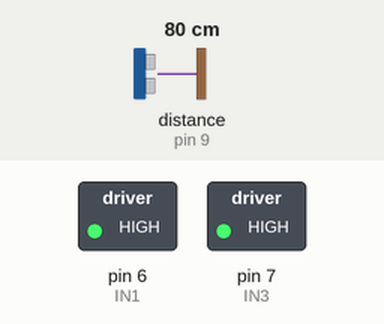
Simulated run of this sketch. Board: Arduino Uno, built with avr-gcc and run on an emulated ATmega328P. Parts: switched loads named in the sketch (green lamp = pin HIGH). Wiring (inferred from the names in the program): ultrasonic range finder: trigger pin 8; echo pin 9. Inputs (shaded band) come from the test bench; at power-on: distance to the obstacle (sensor on pin 9) 80 cm. The echo pulse lasts 58.3 µs per cm; pins used as bus, display or sensor lines are not drawn.

Above: at 1.2 s.
1.3 s: distance to the obstacle (sensor on pin 9) set to 28 cm
2.8 s: distance to the obstacle (sensor on pin 9) set to 24 cm
At 3.6 s:
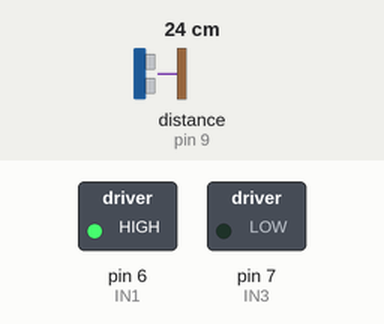
4.3 s: distance to the obstacle (sensor on pin 9) set to 35 cm
At 5.0 s:
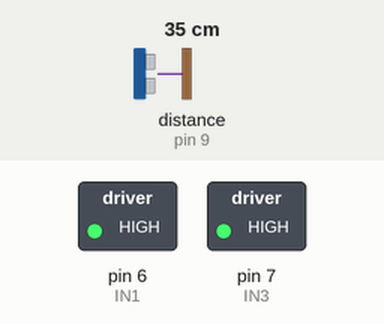
5.8 s: distance to the obstacle (sensor on pin 9) set to 2 cm
At 7.0 s:
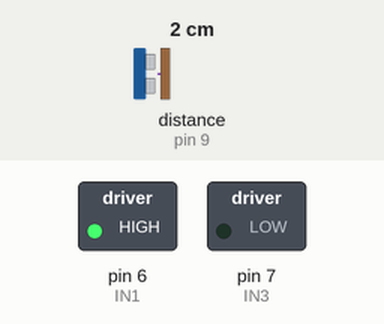
Timing chart, 0 to 8.3 s (numbered marks = the images above; inputs shaded):
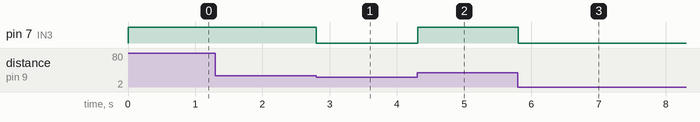

Measured:
- the behaviour switches between 27 and 26 cm on distance to the obstacle (sensor on pin 9) (found by bisection; images 0 and 1)
- after the input at 1.3 s, every drawn part: stays the same
- after the input at 2.8 s, pin 7 (IN3): HIGH → LOW at once
- after the input at 4.3 s, pin 7 (IN3): LOW → HIGH at once
- after the input at 5.8 s, pin 7 (IN3): HIGH → LOW at once

The sketch:

2WD_Robot_UltrSonic.ino
```cpp
#define IN1 6
#define IN3 7
#define trig 8
#define echo 9
long duration = 0, distance = 0;
long ultrasonic(byte trigpin, byte echopin) {
  digitalWrite(trigpin, 0);
  delayMicroseconds(2);
  digitalWrite(trigpin, 1);
  delayMicroseconds(10);
  digitalWrite(trigpin, 0);
  duration = pulseIn(echopin, 1);
  distance = (duration / 2) * 0.0343;
  return distance;
}
void setup() {
  for (int i = 6; i <= 8; i++)
    pinMode(i, OUTPUT);
  pinMode(echo, INPUT);
  digitalWrite(IN1, 1);
}
void loop() {
  if (ultrasonic(trig, echo) > 25) {
    digitalWrite(IN3, 1);
  }
  else {
    digitalWrite(IN3, 0);
    delay(500);
  }
}
```
